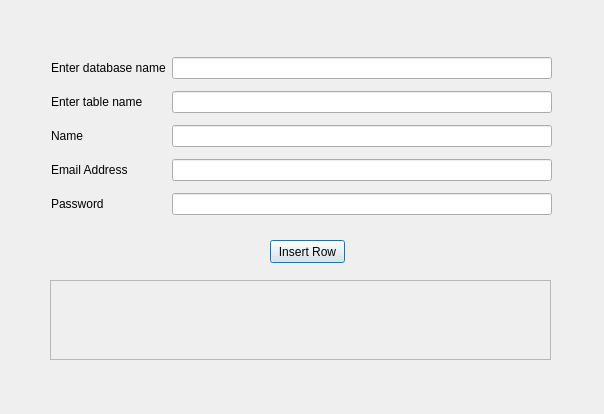
<?xml version="1.0" encoding="UTF-8"?>
<ui version="4.0">
 <class>Dialog</class>
 <widget class="QDialog" name="Dialog">
  <property name="geometry">
   <rect>
    <x>0</x>
    <y>0</y>
    <width>604</width>
    <height>414</height>
   </rect>
  </property>
  <property name="windowTitle">
   <string>Dialog</string>
  </property>
  <widget class="QPushButton" name="pushButtonInsertRow">
   <property name="geometry">
    <rect>
     <x>270</x>
     <y>240</y>
     <width>75</width>
     <height>23</height>
    </rect>
   </property>
   <property name="text">
    <string>Insert Row</string>
   </property>
  </widget>
  <widget class="QLabel" name="labelResponse">
   <property name="geometry">
    <rect>
     <x>60</x>
     <y>290</y>
     <width>481</width>
     <height>61</height>
    </rect>
   </property>
   <property name="text">
    <string/>
   </property>
   <property name="wordWrap">
    <bool>true</bool>
   </property>
  </widget>
  <widget class="QFrame" name="frame">
   <property name="geometry">
    <rect>
     <x>50</x>
     <y>280</y>
     <width>501</width>
     <height>80</height>
    </rect>
   </property>
   <property name="frameShape">
    <enum>QFrame::StyledPanel</enum>
   </property>
   <property name="frameShadow">
    <enum>QFrame::Raised</enum>
   </property>
  </widget>
  <widget class="QWidget" name="">
   <property name="geometry">
    <rect>
     <x>51</x>
     <y>51</y>
     <width>501</width>
     <height>171</height>
    </rect>
   </property>
   <layout class="QGridLayout" name="gridLayout">
    <item row="0" column="0">
     <widget class="QLabel" name="label">
      <property name="text">
       <string>Enter database name</string>
      </property>
      <property name="buddy">
       <cstring>lineEditDBName</cstring>
      </property>
     </widget>
    </item>
    <item row="0" column="1">
     <widget class="QLineEdit" name="lineEditDBName"/>
    </item>
    <item row="1" column="0">
     <widget class="QLabel" name="label_2">
      <property name="text">
       <string>Enter table name</string>
      </property>
      <property name="buddy">
       <cstring>lineEditTableName</cstring>
      </property>
     </widget>
    </item>
    <item row="1" column="1">
     <widget class="QLineEdit" name="lineEditTableName"/>
    </item>
    <item row="2" column="0">
     <widget class="QLabel" name="label_3">
      <property name="text">
       <string>Name</string>
      </property>
      <property name="buddy">
       <cstring>lineEditName</cstring>
      </property>
     </widget>
    </item>
    <item row="2" column="1">
     <widget class="QLineEdit" name="lineEditName"/>
    </item>
    <item row="3" column="0">
     <widget class="QLabel" name="label_4">
      <property name="text">
       <string>Email Address</string>
      </property>
      <property name="buddy">
       <cstring>lineEditEmailAddress</cstring>
      </property>
     </widget>
    </item>
    <item row="3" column="1">
     <widget class="QLineEdit" name="lineEditEmailAddress"/>
    </item>
    <item row="4" column="0">
     <widget class="QLabel" name="label_5">
      <property name="text">
       <string>Password</string>
      </property>
      <property name="buddy">
       <cstring>lineEditPassword</cstring>
      </property>
     </widget>
    </item>
    <item row="4" column="1">
     <widget class="QLineEdit" name="lineEditPassword">
      <property name="echoMode">
       <enum>QLineEdit::Password</enum>
      </property>
     </widget>
    </item>
   </layout>
  </widget>
 </widget>
 <resources/>
 <connections>
  <connection>
   <sender>pushButtonInsertRow</sender>
   <signal>pressed()</signal>
   <receiver>Dialog</receiver>
   <slot>InsertRows()</slot>
   <hints>
    <hint type="sourcelabel">
     <x>321</x>
     <y>245</y>
    </hint>
    <hint type="destinationlabel">
     <x>470</x>
     <y>250</y>
    </hint>
   </hints>
  </connection>
 </connections>
 <slots>
  <slot>InsertRows()</slot>
 </slots>
</ui>
